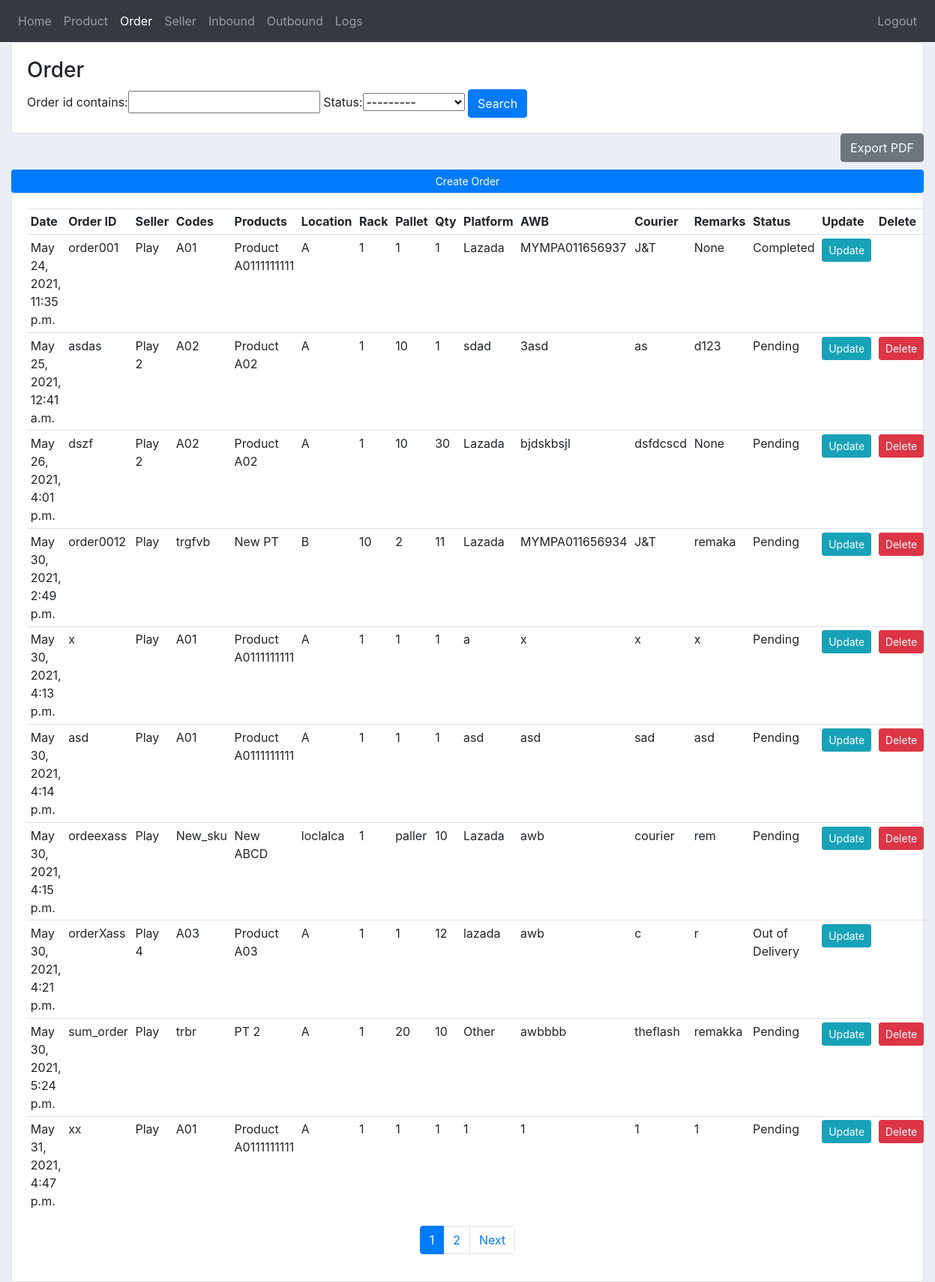
Page /orders/ (signed in) on the committed database.
### inventory/models.py (models this page shows, shortened)
class Order(models.Model):
    STATUS = (
        ('Pending','Pending'),
        ('Out of Delivery','Out of Delivery'),
        ('Completed','Completed'),
        ('Rejected','Rejected'),
    )
    order_id = models.CharField(max_length=200, primary_key=True)
    date_created = models.DateTimeField(auto_now_add=True, null=True)
    order_quantity = models.PositiveIntegerField(null=True, validators=[MinValueValidator(1)])
    platform = models.CharField(max_length=200, null=True)
    awb = models.CharField(max_length=200, null=True)
    courier = models.CharField(max_length=200, null=True)
    remarks = models.CharField(max_length=200, null=True, blank=True)
    status = models.CharField(max_length=200, choices=STATUS, null=True)
    seller = models.ForeignKey(Seller, null=True, on_delete=models.SET_NULL)
    product = models.ForeignKey(Product, null=True, on_delete=models.SET_NULL)

class Seller(models.Model):
    user = models.OneToOneField(User, on_delete=models.CASCADE, primary_key=True)
    name = models.CharField(max_length=200, null=True)
    phone = models.CharField(max_length=11, null=True)
    email = models.CharField(max_length=200, null=True)
    date_created = models.DateTimeField(auto_now_add=True, null=True)
    def __str__(self):
        return self.name

class Product(models.Model):
    UNIT = (
        ('PCS','PCS'),
        ('BOX','BOX'),
        ('PACK','PACK'),
        ('BOTTLE','BOTTLE'),
        ('OTHER','OTHER'),
    )
    date_created = models.DateTimeField(auto_now_add=True, null=True)
    sku_code = models.CharField(max_length=200, primary_key=True)
    product_name = models.CharField(max_length=200, null=True)
    unit = models.CharField(max_length=200, choices=UNIT, null=True)
    product_quantity = models.PositiveIntegerField(null=True)
    product_price = models.FloatField(validators=[MinValueValidator(0.0)])
    location = models.CharField(max_length=200, null=True)
    rack = models.CharField(max_length=200, null=True)
    pallet = models.CharField(max_length=200, null=True)
    remarks = models.CharField(max_length=200, null=True, blank=True)
    seller = models.ForeignKey(Seller, to_field='user_id', null=True, on_delete=models.SET_NULL)

### inventory/views.py (the view)
# urls.py: path('orders/', views.orders, name="orders"),
@custom_login_required
@admin_required
def orders(request):
    orders = Order.objects.all()
    myFilter = OrderFilter(request.GET, queryset=orders)
    orders = myFilter.qs
    order_id = request.GET['order_id'] if (request.method == 'GET' and 'order_id' in request.GET) else ''
    status = request.GET['status'] if (request.method == 'GET' and 'status' in request.GET) else ''
    page = request.GET.get('page', 1)
    orders = paginate(orders, page);
    context = {
                'orders': orders,
                'myFilter': myFilter,
                'nbar': 'orders',
                'order_id': order_id,
                'status': status
                }
    return render(request, 'inventory/orders.html', context)

### inventory/helper.py (called while the page is built)
def paginate(object, page =1, limit = 10):
    paginator = Paginator(object, limit) # Show 25 contacts per page.
    page_obj = paginator.get_page(page)
    return page_obj

### inventory/templatetags/query_transform_template_tags.py (called while the page is built)
@register.simple_tag
def query_transform(request, **kwargs):
    updated = request.GET.copy()
    for k, v in kwargs.items():
        if v is not None:
            updated[k] = v
        else:
            updated.pop(k, 0)
    return updated.urlencode()

### inventory/templates/inventory/orders.html (shortened to what this page needs)
{% extends 'inventory/main.html' %}
{% block content %}
<div class="row">
    <div class="col-md">
        <div class="card card-body">
            <h3>Order</h3>
            <form method="get">
                {{myFilter.form}}
                <button class="btn btn-primary" type="submit">Search</button>
              </form>
        </div>
		<form method="post" action="{% url 'pdf_order' %}" target="_blank">
			<input type="submit" class="btn btn-secondary float-right" value="Export PDF">
		</form>
        <br>
        <br>
        <a class="btn btn-primary  btn-sm btn-block" href="{% url 'create_order' %}">Create Order</a>
        <div class="card card-body">
            <table class="table table-sm">
                <tr>
                    <th>Date</th>
                    <th>Order ID</th>
                    <th>Seller</th>
                    <th>Codes</th>
                    <th>Products</th>
                    <th>Location</th>
                    <th>Rack</th>
                    <th>Pallet</th>
                    <th>Qty</th>
                    <th>Platform</th>
                    <th>AWB</th>
                    <th>Courier</th>
                    <th>Remarks</th>
                    <th>Status</th>
                    <th>Update</th>
                    <th>Delete</th>
                </tr>
                {% for order in orders %}
                <tr>
                    <td>{{order.date_created}}</td>
                    <td>{{order.order_id}}</td>
                    <td>{{order.seller}}</td>
                    <td>{{order.product.sku_code}}</td>
                    <td>{{order.product.product_name}}</td>
                    <td>{{order.product.location}}</td>
                    <td>{{order.product.rack}}</td>
                    <td>{{order.product.pallet}}</td>
                    <td>{{order.order_quantity}}</td>
                    <td>{{order.platform}}</td>
                    <td>{{order.awb}}</td>
                    <td>{{order.courier}}</td>
                    <td>{{order.remarks}}</td>
                    <td>{{order.status}}</td>
                    <td><a class="btn btn-sm btn-info" href="{% url 'update_order' order.order_id %}">Update</a></td>
                    {% if order.status == "Pending" %}
                    <td><a class="btn btn-sm btn-danger" href="{% url 'delete_order' order.order_id %}">Delete</a></td>
                    {% else %}
                    <td></td>
                    {% endif %}
                </tr>
                {% endfor %}
            </table>
            {% include 'inventory/pagination.html' with page_obj=orders request=request only%}
        </div>
    </div>
</div>
{% endblock content %}

### static/css/main.css (style rules this page uses)
body { background-color: #ebeff5; }

### rows in the picture
Order: date_created "May 24, 2021, 11:35 p.m.", order_id "order001", seller "Play", product.sku_code "A01", product.product_name "Product A0111111111", product.location "A", product.rack "1", product.pallet "1", order_quantity "1", platform "Lazada", awb "MYMPA011656937", courier "J&T", remarks "None", status "Completed"
Order: date_created "May 25, 2021, 12:41 a.m.", order_id "asdas", seller "Play 2", product.sku_code "A02", product.product_name "Product A02", product.location "A", product.rack "1", product.pallet "10", order_quantity "1", platform "sdad", awb "3asd", courier "as", remarks "d123", status "Pending", shows "Delete"
Order: date_created "May 26, 2021, 4:01 p.m.", order_id "dszf", seller "Play 2", product.sku_code "A02", product.product_name "Product A02", product.location "A", product.rack "1", product.pallet "10", order_quantity "30", platform "Lazada", awb "bjdskbsjl", courier "dsfdcscd", remarks "None", status "Pending", shows "Delete"
Order: date_created "May 30, 2021, 2:49 p.m.", order_id "order0012", seller "Play", product.sku_code "trgfvb", product.product_name "New PT", product.location "B", product.rack "10", product.pallet "2", order_quantity "11", platform "Lazada", awb "MYMPA011656934", courier "J&T", remarks "remaka", status "Pending", shows "Delete"
Order: date_created "May 30, 2021, 4:13 p.m.", order_id "x", seller "Play", product.sku_code "A01", product.product_name "Product A0111111111", product.location "A", product.rack "1", product.pallet "1", order_quantity "1", platform "a", awb "x", courier "x", remarks "x", status "Pending", shows "Delete"
Order: date_created "May 30, 2021, 4:14 p.m.", order_id "asd", seller "Play", product.sku_code "A01", product.product_name "Product A0111111111", product.location "A", product.rack "1", product.pallet "1", order_quantity "1", platform "asd", awb "asd", courier "sad", remarks "asd", status "Pending", shows "Delete"
Order: date_created "May 30, 2021, 4:15 p.m.", order_id "ordeexass", seller "Play", product.sku_code "New_sku", product.product_name "New ABCD", product.location "loclalca", product.rack "1", product.pallet "paller", order_quantity "10", platform "Lazada", awb "awb", courier "courier", remarks "rem", status "Pending", shows "Delete"
Order: date_created "May 30, 2021, 4:21 p.m.", order_id "orderXass", seller "Play 4", product.sku_code "A03", product.product_name "Product A03", product.location "A", product.rack "1", product.pallet "1", order_quantity "12", platform "lazada", awb "awb", courier "c", remarks "r", status "Out of Delivery"
Order: date_created "May 30, 2021, 5:24 p.m.", order_id "sum_order", seller "Play", product.sku_code "trbr", product.product_name "PT 2", product.location "A", product.rack "1", product.pallet "20", order_quantity "10", platform "Other", awb "awbbbb", courier "theflash", remarks "remakka", status "Pending", shows "Delete"
Order: date_created "May 31, 2021, 4:47 p.m.", order_id "xx", seller "Play", product.sku_code "A01", product.product_name "Product A0111111111", product.location "A", product.rack "1", product.pallet "1", order_quantity "1", platform "1", awb "1", courier "1", remarks "1", status "Pending", shows "Delete"

### other values in the picture
{{ page_obj.number }} "1"
{{ page_obj.paginator.num_pages }} "2"
